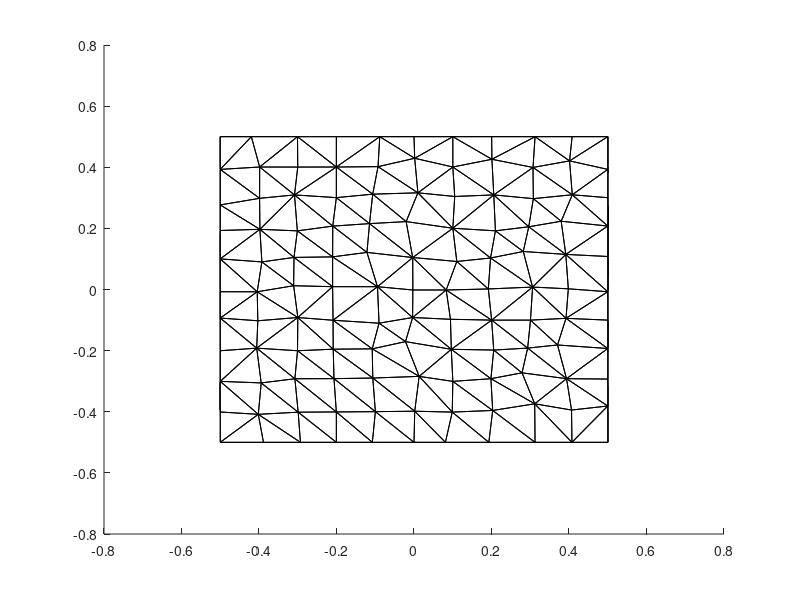

The MATLAB source for this figure: (Note: this script raises an error after producing the figure.)
clc;
clear all;
close all;

addpath('../bin');

%% load domain (nodes + boundary(s)) and creat dummy  then plot

load('data_interpol_1');

%% creat dummy point location for interpolation evaluation

XYZ_Point=rand(100,3)*1.5-0.75;

%% plot

figure;
hold on;
tri_out_handle=trimesh(IN_Tri_Ini,XYZ_Noeud(:,1),XYZ_Noeud(:,2),XYZ_Noeud(:,3),'edgecolor','black');
alpha(tri_out_handle,0.5);
plot3(XYZ_Noeud(:,1),XYZ_Noeud(:,2),XYZ_Noeud(:,3),'.','color','green');
plot3(XYZ_Point(:,1),XYZ_Point(:,2),XYZ_Point(:,3),'o','color','blue');
axis vis3d
axis equal
hold off;

%% compute raw Sibson shape function

Interpol=m_cnem3d_interpol(XYZ_Noeud,[],XYZ_Point,3);


%% check that grad node is [1,0,0;0,1,0;0,0,1]

if size(Interpol.Mat_INT_NN,1)~=0 % if there is new node
    XYZ_Noeud=[XYZ_Noeud;Interpol.Mat_INT_NN*XYZ_Noeud];
end 

grad_x_node=Interpol.Mat_GX*XYZ_Noeud;
grad_y_node=Interpol.Mat_GY*XYZ_Noeud;
grad_z_node=Interpol.Mat_GZ*XYZ_Noeud;

nb_Pnt=size(XYZ_Point,1);

j=0;
for i=1:nb_Pnt
    if Interpol.Nb_V(i)>3 
        % ie :
        %   Nb_V == 0, the point is out of the domain
        %   Nb_V == 1, the point is coincident with a node
        %   Nb_V == 3, the point is on boundary triangle
        %   Nb_V > 3, the point is in the domain and not coincident with a
        %             node
        
        j=j+1;
    end
end

if j~=0 
    check_grad=zeros(j,9);
    j=1;
    for i=1:nb_Pnt
        if Interpol.Nb_V(i)>3
            check_grad(j,:)=[grad_x_node(i,:),grad_y_node(i,:),grad_z_node(i,:)]-[1,0,0,0,1,0,0,0,1];
            j=j+1;
        end
    end 

    err=max(max(abs(check_grad)))
end

%%
delete(Interpol);
clear('Interpol');
%%






